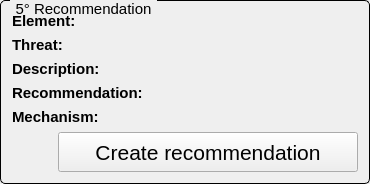
                  <widget class="QGroupBox" name="groupBox_26">
                   <property name="styleSheet">
                    <string notr="true">QGroupBox {
    border: 1px solid black;
    border-radius: 5px;
    margin-top: 0.5em;
    font-size: 15px;
}

QGroupBox::title {
    subcontrol-origin: margin;
    left: 10px;
    padding: 0 3px 0 3px;
}</string>
                   </property>
                   <property name="title">
                    <string>5° Recommendation</string>
                   </property>
                   <layout class="QGridLayout" name="gridLayout_40">
                    <item row="0" column="0">
                     <layout class="QHBoxLayout" name="horizontalLayout_76">
                      <item>
                       <layout class="QHBoxLayout" name="horizontalLayout_75">
                        <item>
                         <widget class="QLabel" name="label_71">
                          <property name="minimumSize">
                           <size>
                            <width>140</width>
                            <height>0</height>
                           </size>
                          </property>
                          <property name="maximumSize">
                           <size>
                            <width>140</width>
                            <height>16777215</height>
                           </size>
                          </property>
                          <property name="font">
                           <font>
                            <pointsize>11</pointsize>
                            <weight>75</weight>
                            <bold>true</bold>
                           </font>
                          </property>
                          <property name="text">
                           <string>Element:</string>
                          </property>
                         </widget>
                        </item>
                        <item>
                         <widget class="QLabel" name="label_stride_element">
                          <property name="minimumSize">
                           <size>
                            <width>200</width>
                            <height>0</height>
                           </size>
                          </property>
                          <property name="maximumSize">
                           <size>
                            <width>16777215</width>
                            <height>16777215</height>
                           </size>
                          </property>
                          <property name="font">
                           <font>
                            <pointsize>11</pointsize>
                           </font>
                          </property>
                          <property name="text">
                           <string/>
                          </property>
                          <property name="wordWrap">
                           <bool>true</bool>
                          </property>
                         </widget>
                        </item>
                       </layout>
                      </item>
                     </layout>
                    </item>
                    <item row="1" column="0">
                     <layout class="QHBoxLayout" name="horizontalLayout_87">
                      <item>
                       <widget class="QLabel" name="label_74">
                        <property name="minimumSize">
                         <size>
                          <width>140</width>
                          <height>0</height>
                         </size>
                        </property>
                        <property name="maximumSize">
                         <size>
                          <width>140</width>
                          <height>16777215</height>
                         </size>
                        </property>
                        <property name="font">
                         <font>
                          <pointsize>11</pointsize>
                          <weight>75</weight>
                          <bold>true</bold>
                         </font>
                        </property>
                        <property name="text">
                         <string>Threat:</string>
                        </property>
                       </widget>
                      </item>
                      <item>
                       <widget class="QLabel" name="label_stride_threat">
                        <property name="minimumSize">
                         <size>
                          <width>0</width>
                          <height>0</height>
                         </size>
                        </property>
                        <property name="maximumSize">
                         <size>
                          <width>16777215</width>
                          <height>16777215</height>
                         </size>
                        </property>
                        <property name="font">
                         <font>
                          <pointsize>11</pointsize>
                         </font>
                        </property>
                        <property name="text">
                         <string/>
                        </property>
                        <property name="wordWrap">
                         <bool>true</bool>
                        </property>
                       </widget>
                      </item>
                     </layout>
                    </item>
                    <item row="2" column="0">
                     <layout class="QHBoxLayout" name="horizontalLayout_88">
                      <item>
                       <widget class="QLabel" name="label_81">
                        <property name="minimumSize">
                         <size>
                          <width>140</width>
                          <height>0</height>
                         </size>
                        </property>
                        <property name="maximumSize">
                         <size>
                          <width>140</width>
                          <height>16777215</height>
                         </size>
                        </property>
                        <property name="font">
                         <font>
                          <pointsize>11</pointsize>
                          <weight>75</weight>
                          <bold>true</bold>
                         </font>
                        </property>
                        <property name="text">
                         <string>Description:</string>
                        </property>
                       </widget>
                      </item>
                      <item>
                       <widget class="QLabel" name="label_stride_description">
                        <property name="minimumSize">
                         <size>
                          <width>0</width>
                          <height>0</height>
                         </size>
                        </property>
                        <property name="maximumSize">
                         <size>
                          <width>16777215</width>
                          <height>16777215</height>
                         </size>
                        </property>
                        <property name="font">
                         <font>
                          <pointsize>11</pointsize>
                         </font>
                        </property>
                        <property name="text">
                         <string/>
                        </property>
                        <property name="wordWrap">
                         <bool>true</bool>
                        </property>
                       </widget>
                      </item>
                     </layout>
                    </item>
                    <item row="3" column="0">
                     <layout class="QHBoxLayout" name="horizontalLayout_89">
                      <item>
                       <widget class="QLabel" name="label_82">
                        <property name="minimumSize">
                         <size>
                          <width>140</width>
                          <height>0</height>
                         </size>
                        </property>
                        <property name="maximumSize">
                         <size>
                          <width>140</width>
                          <height>16777215</height>
                         </size>
                        </property>
                        <property name="font">
                         <font>
                          <pointsize>11</pointsize>
                          <weight>75</weight>
                          <bold>true</bold>
                         </font>
                        </property>
                        <property name="text">
                         <string>Recommendation:</string>
                        </property>
                       </widget>
                      </item>
                      <item>
                       <widget class="QLabel" name="label_stride_justification">
                        <property name="minimumSize">
                         <size>
                          <width>0</width>
                          <height>0</height>
                         </size>
                        </property>
                        <property name="maximumSize">
                         <size>
                          <width>16777215</width>
                          <height>16777215</height>
                         </size>
                        </property>
                        <property name="font">
                         <font>
                          <pointsize>11</pointsize>
                         </font>
                        </property>
                        <property name="text">
                         <string/>
                        </property>
                        <property name="wordWrap">
                         <bool>true</bool>
                        </property>
                       </widget>
                      </item>
                     </layout>
                    </item>
                    <item row="4" column="0">
                     <layout class="QHBoxLayout" name="horizontalLayout_108">
                      <item>
                       <widget class="QLabel" name="label_88">
                        <property name="minimumSize">
                         <size>
                          <width>140</width>
                          <height>0</height>
                         </size>
                        </property>
                        <property name="maximumSize">
                         <size>
                          <width>140</width>
                          <height>16777215</height>
                         </size>
                        </property>
                        <property name="font">
                         <font>
                          <pointsize>11</pointsize>
                          <weight>75</weight>
                          <bold>true</bold>
                         </font>
                        </property>
                        <property name="text">
                         <string>Mechanism:</string>
                        </property>
                       </widget>
                      </item>
                      <item>
                       <widget class="QLabel" name="label_stride_mechanism">
                        <property name="minimumSize">
                         <size>
                          <width>0</width>
                          <height>0</height>
                         </size>
                        </property>
                        <property name="maximumSize">
                         <size>
                          <width>16777215</width>
                          <height>16777215</height>
                         </size>
                        </property>
                        <property name="font">
                         <font>
                          <pointsize>11</pointsize>
                         </font>
                        </property>
                        <property name="text">
                         <string/>
                        </property>
                        <property name="wordWrap">
                         <bool>true</bool>
                        </property>
                       </widget>
                      </item>
                     </layout>
                    </item>
                    <item row="5" column="0">
                     <layout class="QHBoxLayout" name="horizontalLayout_90">
                      <item>
                       <spacer name="horizontalSpacer_34">
                        <property name="orientation">
                         <enum>Qt::Horizontal</enum>
                        </property>
                        <property name="sizeHint" stdset="0">
                         <size>
                          <width>40</width>
                          <height>20</height>
                         </size>
                        </property>
                       </spacer>
                      </item>
                      <item>
                       <widget class="QPushButton" name="button_stride_add">
                        <property name="minimumSize">
                         <size>
                          <width>300</width>
                          <height>40</height>
                         </size>
                        </property>
                        <property name="maximumSize">
                         <size>
                          <width>300</width>
                          <height>16777215</height>
                         </size>
                        </property>
                        <property name="font">
                         <font>
                          <pointsize>16</pointsize>
                          <underline>false</underline>
                          <kerning>true</kerning>
                         </font>
                        </property>
                        <property name="text">
                         <string>Create recommendation</string>
                        </property>
                       </widget>
                      </item>
                     </layout>
                    </item>
                   </layout>
                  </widget>
